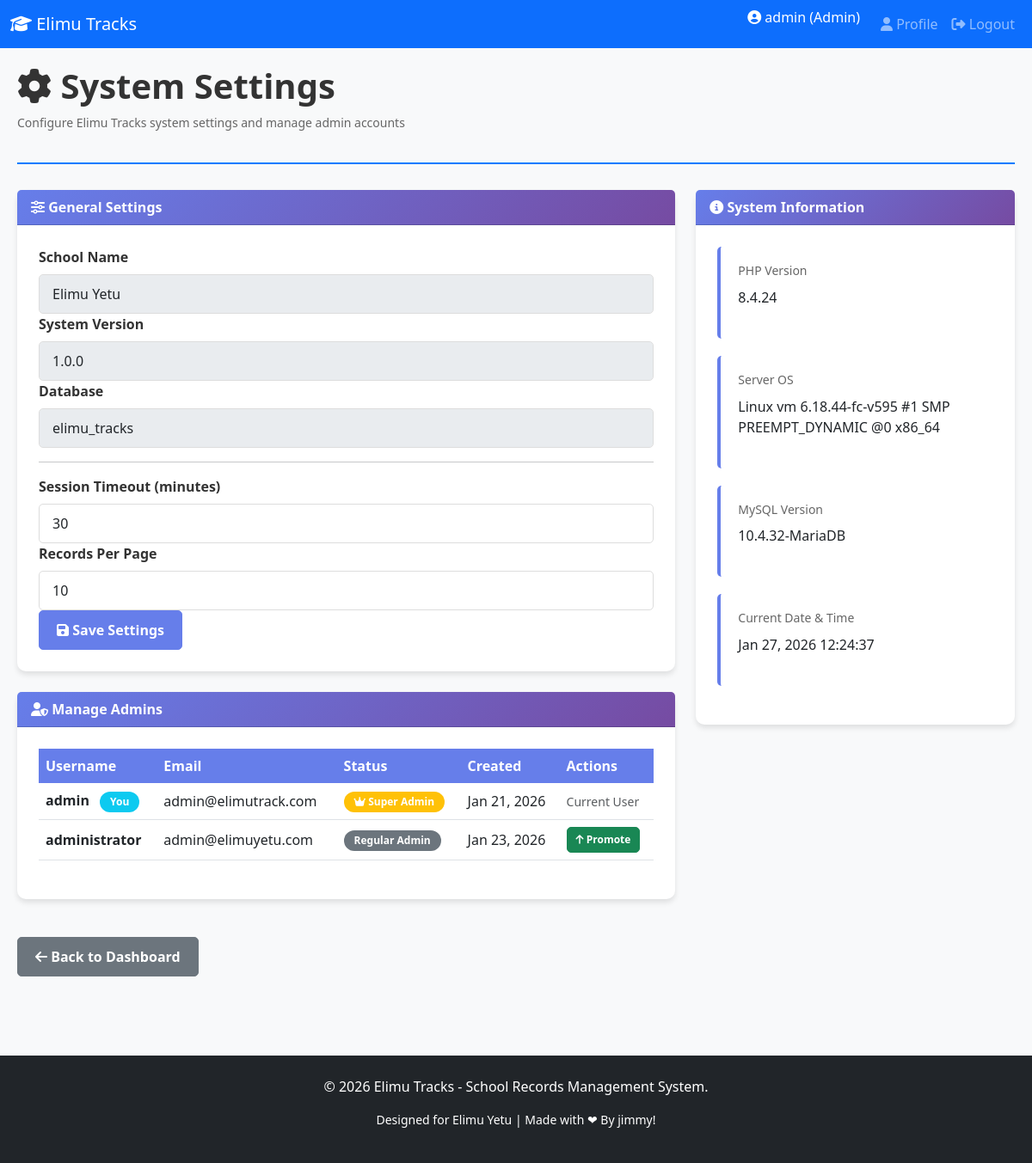
Screenshot of /admin/settings.php (signed in) with the database file from the repository.
### tables this page shows
CREATE TABLE `users` (
  `id` int(11) NOT NULL,
  `username` varchar(50) NOT NULL,
  `email` varchar(100) NOT NULL,
  `password` varchar(255) NOT NULL,
  `role` enum('admin','teacher','kitchen') NOT NULL DEFAULT 'teacher',
  `department_id` int(11) DEFAULT NULL,
  `is_super_admin` tinyint(1) NOT NULL DEFAULT 0,
  `created_at` timestamp NOT NULL DEFAULT current_timestamp()
);

### includes/auth.php (called while the page is built, shortened)
<?php
function isLoggedIn() {
    return isset($_SESSION['user_id']) && isset($_SESSION['role']);
}
function getCurrentUser() {
    return isset($_SESSION['username']) ? $_SESSION['username'] : 'User';
}
function getCurrentRole() {
    return isset($_SESSION['role']) ? $_SESSION['role'] : null;
}
function isSuperAdmin() {
    return isset($_SESSION['is_super_admin']) && $_SESSION['is_super_admin'] == 1;
}
?>

### admin/settings.php (the view, shortened to what this page needs)
<?php
require_once(__DIR__ . '/../includes/header.php');
require_once(__DIR__ . '/../includes/auth.php');
$admins = $conn->query("
    SELECT id, username, email, is_super_admin, created_at
    FROM users
    WHERE role = 'admin'
    ORDER BY is_super_admin DESC, created_at DESC
");
?>
<div class="dashboard-container">
    <div class="dashboard-header">
        <h1><i class="fas fa-cog"></i> System Settings</h1>
        <p>Configure Elimu Tracks system settings and manage admin accounts</p>
    </div>
    <div class="row">
        <div class="col-lg-8 col-md-12">
            <div class="card">
                <div class="card-header">
                    <i class="fas fa-sliders-h"></i> General Settings
                </div>
                <div class="card-body">
                    <form method="POST">
                        <div class="form-group">
                            <label>School Name</label>
                            <input type="text" class="form-control" placeholder="Elimu Yetu" value="Elimu Yetu" disabled>
                        </div>
                        <div class="form-group">
                            <label>System Version</label>
                            <input type="text" class="form-control" placeholder="1.0.0" value="1.0.0" disabled>
                        </div>
                        <div class="form-group">
                            <label>Database</label>
                            <input type="text" class="form-control" placeholder="elimu_tracks" value="<?php echo DB_NAME; ?>" disabled>
                        </div>
                        <hr>
                        <div class="form-group">
                            <label>Session Timeout (minutes)</label>
                            <input type="number" class="form-control" placeholder="30" value="30" min="5" max="480">
                        </div>
                        <div class="form-group">
                            <label>Records Per Page</label>
                            <input type="number" class="form-control" placeholder="10" value="10" min="5" max="100">
                        </div>
                        <button type="submit" class="btn btn-primary">
                            <i class="fas fa-save"></i> Save Settings
                        </button>
                    </form>
                </div>
            </div>
            <?php if (isSuperAdmin()): ?>
            <div class="card mt-4">
                <div class="card-header">
                    <i class="fas fa-user-shield"></i> Manage Admins
                </div>
                <div class="card-body">
                    <?php if ($admins->num_rows > 0): ?>
                        <div class="table-responsive">
                            <table class="table table-hover">
                                <thead>
                                    <tr>
                                        <th>Username</th>
                                        <th>Email</th>
                                        <th>Status</th>
                                        <th>Created</th>
                                        <th>Actions</th>
                                    </tr>
                                </thead>
                                <tbody>
                                    <?php while ($row = $admins->fetch_assoc()): ?>
                                        <tr>
                                            <td>
                                                <strong><?php echo htmlspecialchars($row['username']); ?></strong>
                                                <?php if ($row['id'] == $_SESSION['user_id']): ?>
                                                    <span class="badge bg-info ms-2">You</span>
                                                <?php endif; ?>
                                            </td>
                                            <td><?php echo htmlspecialchars($row['email']); ?></td>
                                            <td>
                                                <?php if ($row['is_super_admin']): ?>
                                                    <span class="badge bg-warning"><i class="fas fa-crown"></i> Super Admin</span>
                                                <?php else: ?>
                                                    <span class="badge bg-secondary">Regular Admin</span>
                                                <?php endif; ?>
                                            </td>
                                            <td><?php echo date('M d, Y', strtotime($row['created_at'])); ?></td>
                                            <td>
                                                <?php if ($row['id'] != $_SESSION['user_id']): ?>
                                                    <form method="POST" style="display: inline;">
                                                        <?php if ($row['is_super_admin']): ?>
                                                            <button type="submit" name="demote_admin" class="btn btn-warning btn-sm" onclick="return confirm('Demote this admin to regular admin?')">
                                                                <i class="fas fa-arrow-down"></i> Demote
                                                            </button>
                                                        <?php else: ?>
                                                            <button type="submit" name="promote_admin" class="btn btn-success btn-sm" onclick="return confirm('Promote this admin to Super Admin?')">
                                                                <i class="fas fa-arrow-up"></i> Promote
                                                            </button>
                                                        <?php endif; ?>
                                                    </form>
                                                <?php else: ?>
                                                    <span class="text-muted small">Current User</span>
                                                <?php endif; ?>
                                            </td>
                                        </tr>
                                    <?php endwhile; ?>
                                </tbody>
                            </table>
                        </div>
                    <?php endif; ?>
                </div>
            </div>
            <?php endif; ?>
        </div>
        <div class="col-lg-4 col-md-12">
            <div class="card">
                <div class="card-header">
                    <i class="fas fa-info-circle"></i> System Information
                </div>
                <div class="card-body">
                    <div class="stat-card">
                        <h5>PHP Version</h5>
                        <p><?php echo phpversion(); ?></p>
                    </div>
                    <div class="stat-card">
                        <h5>Server OS</h5>
                        <p><?php echo php_uname(); ?></p>
                    </div>
                    <div class="stat-card">
                        <h5>MySQL Version</h5>
                        <p><?php echo $conn->server_info; ?></p>
                    </div>
                    <div class="stat-card">
                        <h5>Current Date & Time</h5>
                        <p><?php echo date('M d, Y H:i:s'); ?></p>
                    </div>
                </div>
            </div>
        </div>
    </div>
    <div class="mt-4 mb-4">
        <a href="dashboard.php" class="btn btn-secondary">
            <i class="fas fa-arrow-left"></i> Back to Dashboard
        </a>
    </div>
</div>
<?php require_once(__DIR__ . '/../includes/footer.php'); ?>

### includes/header.php (shortened to what this page needs)
<?php
require_once(__DIR__ . '/auth.php');
?>
<!DOCTYPE html>
<html lang="en">
<head>
    <link href="https://cdn.jsdelivr.net/npm/bootstrap@5.3.0/dist/css/bootstrap.min.css" rel="stylesheet">
    <link rel="stylesheet" href="https://cdnjs.cloudflare.com/ajax/libs/font-awesome/6.4.0/css/all.min.css">
    <link rel="stylesheet" href="/elimu-tracks/assets/css/style.css">
</head>
<body>
    <?php if (isLoggedIn()): ?>
    <nav class="navbar navbar-expand-lg navbar-dark bg-primary sticky-top">
        <div class="container-fluid">
            <a class="navbar-brand" href="javascript:history.back()">
                <i class="fas fa-graduation-cap"></i> Elimu Tracks
            </a>
            <div class="collapse navbar-collapse" id="navbarNav">
                <ul class="navbar-nav ms-auto">
                    <li class="nav-item">
                        <span class="navbar-text text-white me-3">
                            <i class="fas fa-user-circle"></i> <?php echo getCurrentUser(); ?> (<?php echo ucfirst(getCurrentRole()); ?>)
                        </span>
                    </li>
                    <li class="nav-item">
                        <a class="nav-link" href="/elimu-tracks/<?php echo getCurrentRole(); ?>/profile.php">
                            <i class="fas fa-user"></i> Profile
                        </a>
                    </li>
                    <li class="nav-item">
                        <a class="nav-link" href="/elimu-tracks/logout.php">
                            <i class="fas fa-sign-out-alt"></i> Logout
                        </a>
                    </li>
                </ul>
            </div>
        </div>
    </nav>
    <?php endif; ?>

### includes/footer.php (shortened to what this page needs)
    <footer class="bg-dark text-white mt-5 py-4">
        <div class="container text-center">
            <p>&copy; 2026 Elimu Tracks - School Records Management System.</p>
            <p class="small">Designed for Elimu Yetu | Made with ❤ By jimmy!</p>
        </div>
    </footer>
</body>
</html>

### assets/css/style.css (style rules this page uses)
:root { --primary-color: #007bff; --secondary-color: #6c757d; --success-color: #28a745; --danger-color: #dc3545; --warning-color: #ffc107; --info-color: #17a2b8; }
* { margin: 0; padding: 0; box-sizing: border-box; }
body { font-family: 'Segoe UI', Tahoma, Geneva, Verdana, sans-serif; background-color: #f8f9fa; color: #333; }
html, body { height: 100%; }
.dashboard-container { padding: 20px; min-height: calc(100vh - 60px); }
.dashboard-header { margin-bottom: 30px; padding-bottom: 20px; border-bottom: 2px solid #007bff; }
.dashboard-header h1 { color: #333; font-weight: bold; }
.dashboard-header p { color: #666; font-size: 14px; }
.card { border: none; border-radius: 10px; box-shadow: 0 4px 6px rgba(0, 0, 0, 0.1); transition: transform 0.3s ease, box-shadow 0.3s ease; margin-bottom: 20px; }
.card-header { background: linear-gradient(135deg, #667eea 0%, #764ba2 100%); color: white; border-radius: 10px 10px 0 0; font-weight: bold; }
.card-body { padding: 25px; }
.stat-card { background: white; border-left: 4px solid #667eea; padding: 20px; margin-bottom: 20px; border-radius: 5px; }
.stat-card h5 { color: #666; font-size: 14px; margin-bottom: 10px; }
.form-group label { font-weight: 600; color: #333; margin-bottom: 8px; }
.form-control, .form-select { border-radius: 5px; border: 1px solid #ddd; padding: 10px 15px; }
.btn { border-radius: 5px; font-weight: 600; padding: 10px 20px; transition: all 0.3s ease; }
.btn-primary { background-color: #667eea; border-color: #667eea; }
.btn-secondary { background-color: #6c757d; border-color: #6c757d; }
table { border-collapse: collapse; }
.table { margin-bottom: 20px; }
.table thead th { background-color: #667eea; color: white; font-weight: bold; border: none; }
.table tbody td { vertical-align: middle; }
.badge { padding: 6px 12px; border-radius: 20px; font-weight: 600; }
.btn-sm { padding: 5px 10px; font-size: 12px; }
.text-muted { color: #6c757d; }

### rows the page displays
users: username "admin", shows "You", email "admin@elimutrack.com", is_super_admin 1 (drawn), created_at "Jan 21, 2026", shows "Current User"
users: username "administrator", email "admin@elimuyetu.com", is_super_admin "Regular Admin", created_at "Jan 23, 2026"

### other values shown
getCurrentUser() "admin"
getCurrentRole() "Admin"
phpversion() "8.4.24"
php_uname() "Linux vm 6.18.44-fc-v595 #1 SMP PREEMPT_DYNAMIC @0 x86_64"
$conn->server_info "10.4.32-MariaDB"
